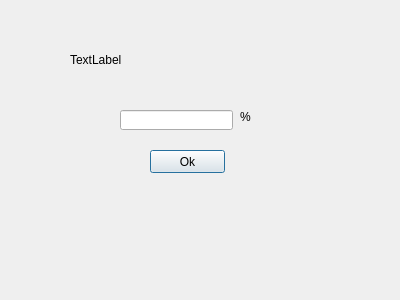
<?xml version="1.0" encoding="UTF-8"?>
<ui version="4.0">
 <class>Dialog_2</class>
 <widget class="QDialog" name="Dialog_2">
  <property name="geometry">
   <rect>
    <x>0</x>
    <y>0</y>
    <width>400</width>
    <height>300</height>
   </rect>
  </property>
  <property name="windowTitle">
   <string>Dialog</string>
  </property>
  <widget class="QLineEdit" name="lineEdit">
   <property name="geometry">
    <rect>
     <x>120</x>
     <y>110</y>
     <width>113</width>
     <height>20</height>
    </rect>
   </property>
  </widget>
  <widget class="QPushButton" name="pushButton">
   <property name="geometry">
    <rect>
     <x>150</x>
     <y>150</y>
     <width>75</width>
     <height>23</height>
    </rect>
   </property>
   <property name="text">
    <string>Ok</string>
   </property>
  </widget>
  <widget class="QLabel" name="label">
   <property name="geometry">
    <rect>
     <x>70</x>
     <y>50</y>
     <width>281</width>
     <height>20</height>
    </rect>
   </property>
   <property name="text">
    <string>TextLabel</string>
   </property>
  </widget>
  <widget class="QLabel" name="label_2">
   <property name="geometry">
    <rect>
     <x>240</x>
     <y>110</y>
     <width>47</width>
     <height>13</height>
    </rect>
   </property>
   <property name="text">
    <string>%</string>
   </property>
  </widget>
 </widget>
 <resources/>
 <connections/>
</ui>
